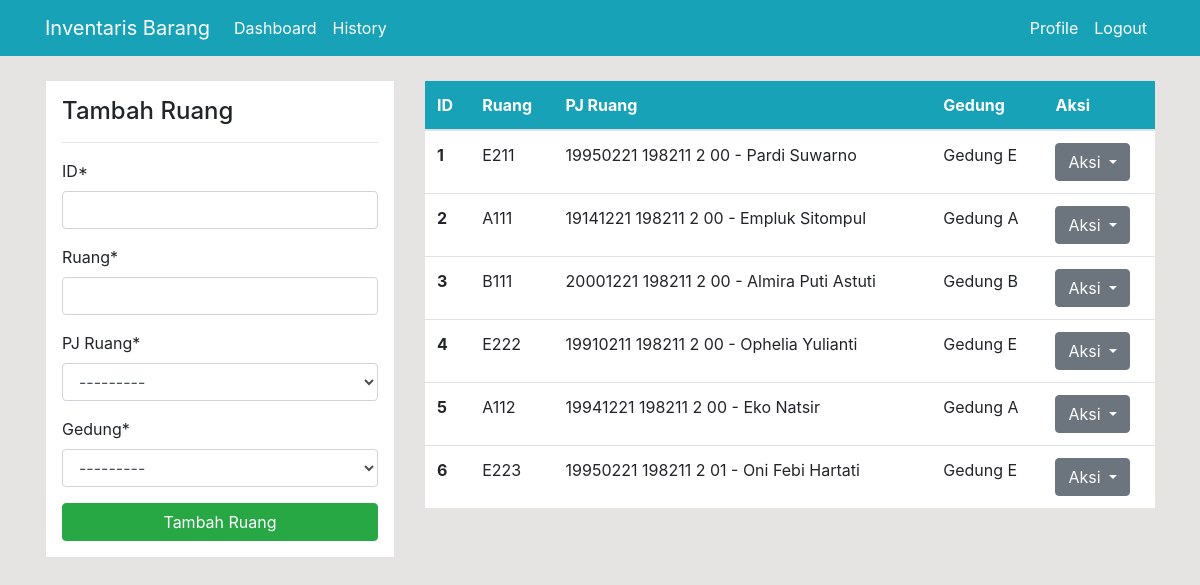
The app's page /ruang/ (signed in) with its own data.
### dashboard/models.py (models this page shows, shortened)
class Ruang(models.Model):
    ID = models.PositiveIntegerField()
    Ruang = models.CharField(max_length=20, primary_key=True)
    PJ_Ruang = models.ForeignKey(Pegawai, null=True, on_delete=models.SET_NULL)
    Gedung = models.ForeignKey(Gedung, on_delete=models.CASCADE)

class Pegawai(models.Model):
    NIP_NRK = models.CharField(max_length=20, primary_key=True)
    Nama_Pegawai = models.CharField(max_length=30)
    Alamat = models.CharField(max_length=100)
    Telp = models.CharField(max_length=13)
    def __str__(self):
        return f'{self.NIP_NRK} - {self.Nama_Pegawai}'

class Gedung(models.Model):
    ID = models.PositiveIntegerField()
    Nama_Gedung = models.CharField(max_length=20, primary_key=True)
    MG = models.ForeignKey(Pegawai, null=True, on_delete=models.SET_NULL)
    def __str__(self):
        return f'{self.Nama_Gedung}'

### dashboard/views.py (the view)
# urls.py: path('ruang/', views.ruang, name='dashboard-ruang'),
@login_required
def ruang(request):
    items = Ruang.objects.all()
    if request.method == 'POST':
        form = RuangForm(request.POST, request.FILES)
        if form.is_valid():
            form.save()
            return redirect('dashboard-ruang')
    else:
        form = RuangForm()
    context = {
        'items' : items,
        'form' : form,
    }
    return render(request, 'dashboard/ruang.html', context)

### dashboard/forms.py
class RuangForm(forms.ModelForm):
    class Meta:
        model = Ruang
        fields = ['ID', 'Ruang','PJ_Ruang', 'Gedung']

### templates/dashboard/ruang.html (shortened to what this page needs)
{% extends 'partials/base.html' %}
{% load crispy_forms_tags %}
{% block content%}
    <div class="container">
        <div class="row my-4">
            <div class="col-md-4">
                <div class="border bg-white p-3">
                    <h4>Tambah Ruang</h4>
                    <hr>
                    <form method="POST">
                        {{ form|crispy }}
                        <input class="btn btn-success btn-block" type="submit" value="Tambah Ruang">
                    </form>
                </div>
            </div>
            <div class="col-md-8">
                <table class="table bg-white">
                    <thead class="bg-info">
                        <tr class="text-white">
                            <th scope="col">ID</th>
                            <th scope="col">Ruang</th>
                            <th scope="col">PJ Ruang</th>
                            <th scope="col">Gedung</th>
                            <th scope="col">Aksi</th>
                        </tr>
                    </thead>
                    <tbody>
                    {% for item in items %}
                        <tr>
                            <th scope="row">{{ item.ID }}</th>
                            <td>{{ item.Ruang }}</td>
                            <td>{{ item.PJ_Ruang }}</td>
                            <td>{{ item.Gedung }}</td>
                            <td>
                            <div class="btn-group" role="group">
                                <button id="btnGroupDrop1" type="button" class="btn btn-secondary dropdown-toggle" data-toggle="dropdown" aria-haspopup="true" aria-expanded="false">
                                    Aksi
                                 </button>
                            </div>
                            </td>
                        </tr>
                    {% endfor %}
                    </tbody>
                </table>
            </div>
        </div>
    </div>
{% endblock %}

### static/style.css (style rules this page uses)
body { background: rgb(230, 227, 227); }
td { word-wrap: break-word; }
* { box-sizing: border-box; }

### records on screen
Ruang: ID "1", Ruang "E211", PJ_Ruang "19950221 198211 2 00 - Pardi Suwarno", Gedung "Gedung E"
Ruang: ID "2", Ruang "A111", PJ_Ruang "19141221 198211 2 00 - Empluk Sitompul", Gedung "Gedung A"
Ruang: ID "3", Ruang "B111", PJ_Ruang "20001221 198211 2 00 - Almira Puti Astuti", Gedung "Gedung B"
Ruang: ID "4", Ruang "E222", PJ_Ruang "19910211 198211 2 00 - Ophelia Yulianti", Gedung "Gedung E"
Ruang: ID "5", Ruang "A112", PJ_Ruang "19941221 198211 2 00 - Eko Natsir", Gedung "Gedung A"
Ruang: ID "6", Ruang "E223", PJ_Ruang "19950221 198211 2 01 - Oni Febi Hartati", Gedung "Gedung E"
